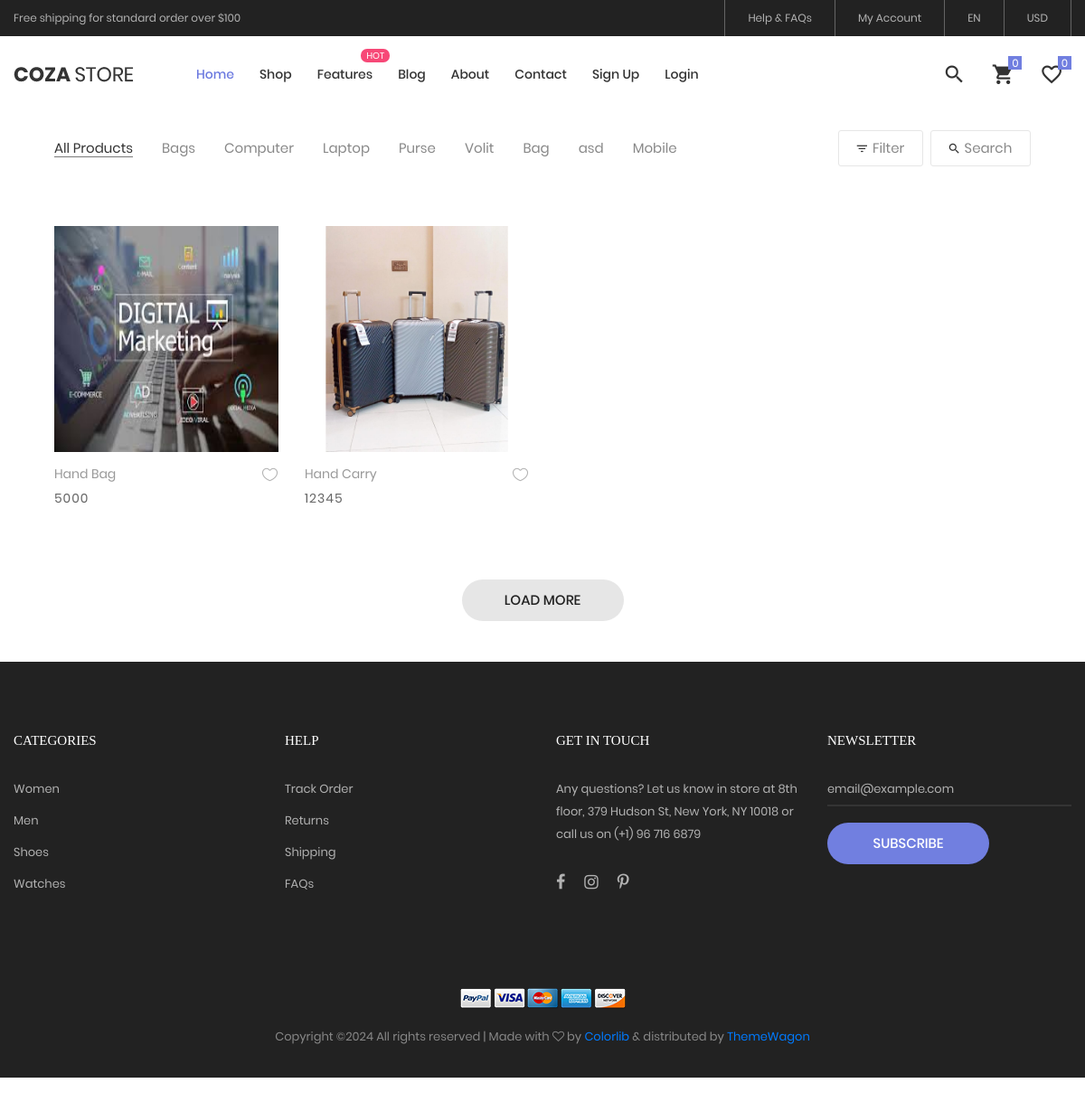
The app's page /product.php?id=1, older data.
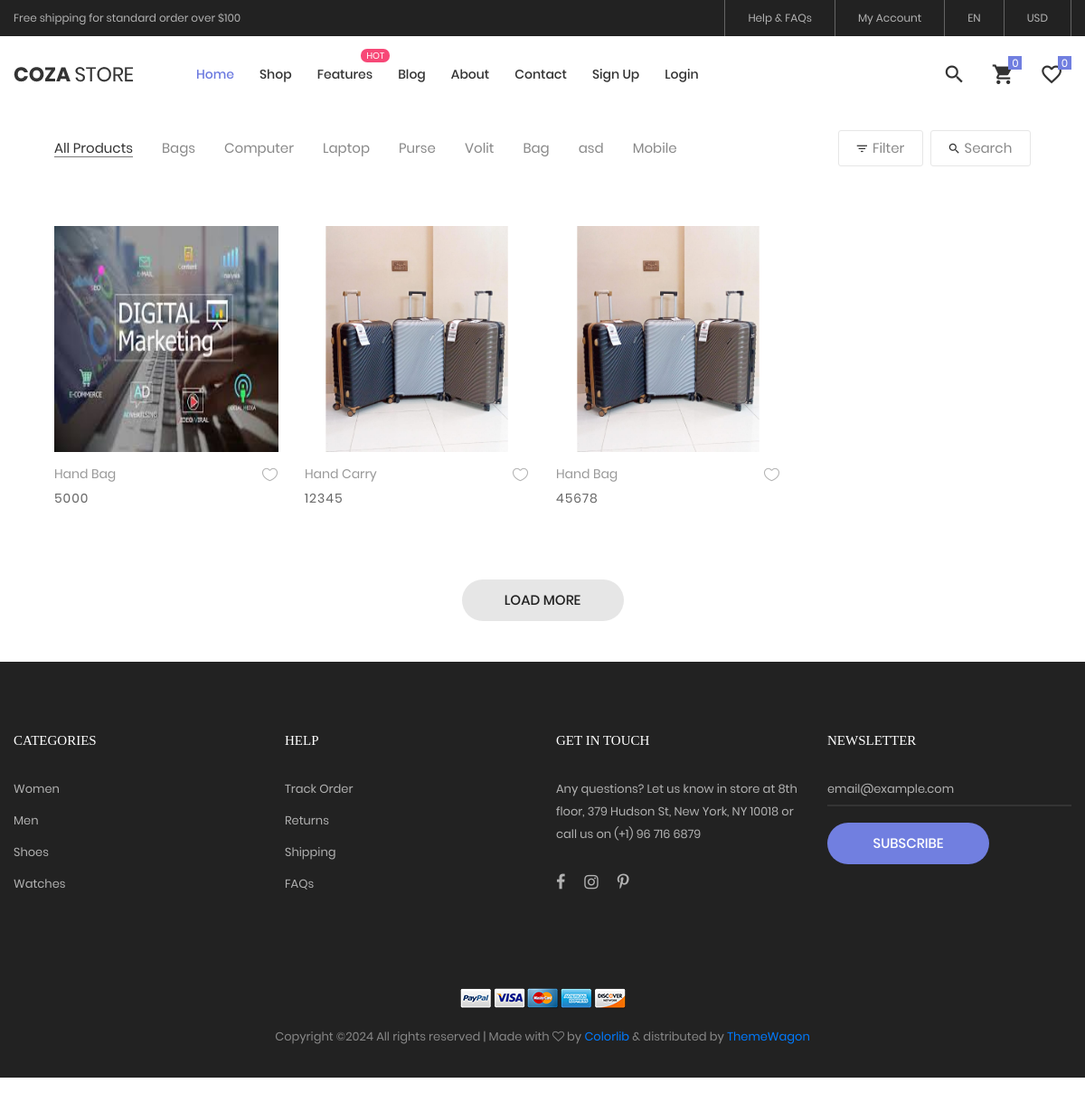
The same page, newer data.
### tables this page shows
CREATE TABLE `categories` (
  `id` int(11) NOT NULL,
  `Name` varchar(200) DEFAULT NULL,
  `Description` varchar(500) NOT NULL,
  `image` varchar(300) NOT NULL
);

CREATE TABLE `products` (
  `id` int(11) NOT NULL,
  `name` varchar(200) NOT NULL,
  `description` varchar(200) NOT NULL,
  `price` int(11) NOT NULL,
  `quantity` int(11) NOT NULL,
  `image` varchar(500) NOT NULL,
  `catid` int(11) NOT NULL
);

### product.php (the view, shortened to what this page needs)
<?php
include "query.php";
include "header.php";
?>
	<div class="bg0 m-t-23 p-b-140 mt-5 p-5">
		<div class="container">
			<div class="flex-w flex-sb-m p-b-52">
				<div class="flex-w flex-l-m filter-tope-group m-tb-10">
					<button class="stext-106 cl6 hov1 bor3 trans-04 m-r-32 m-tb-5 how-active1" data-filter="*">
						All Products
					</button>
					<?php
					$query= $pdo->query("select * from categories");
					$allCat = $query->fetchAll(PDO::FETCH_ASSOC);
					foreach($allCat as $cat){
					?>
					<button class="stext-106 cl6 hov1 bor3 trans-04 m-r-32 m-tb-5" data-filter=".<?php echo $cat['id']?>">
						<?php echo $cat['Name'] ?>
					</button>
					<?php
					}
					?>
				</div>
				<div class="flex-w flex-c-m m-tb-10">
					<div class="flex-c-m stext-106 cl6 size-104 bor4 pointer hov-btn3 trans-04 m-r-8 m-tb-4 js-show-filter">
						<i class="icon-filter cl2 m-r-6 fs-15 trans-04 zmdi zmdi-filter-list"></i>
						 Filter
					</div>
					<div class="flex-c-m stext-106 cl6 size-105 bor4 pointer hov-btn3 trans-04 m-tb-4 js-show-search">
						<i class="icon-search cl2 m-r-6 fs-15 trans-04 zmdi zmdi-search"></i>
						Search
					</div>
				</div>
			</div>
			<div class="row isotope-grid">
				<?php
				if(isset($_GET['id'])){
					$categoryid = $_GET['id'];
					$query = $pdo->prepare("select * from products where catid = :cid");
					$query->bindParam(':cid', $categoryid);
					$query->execute();
					$prodata = $query->fetchAll(PDO::FETCH_ASSOC);
					$countProduct = count($prodata);
					if($countProduct>0){
					foreach($prodata as $pdata){
					?>
					<div class="col-sm-6 col-md-4 col-lg-3 p-b-35 isotope-item women">
					<div class="block2">
						<div class="block2-pic hov-img0">
							<img height="250px" src="AdminPanel/img/<?php echo $pdata['image'] ?>" alt="IMG-PRODUCT">
						</div>
						<div class="block2-txt flex-w flex-t p-t-14">
							<div class="block2-txt-child1 flex-col-l ">
								<a href="product-detail.php?proid=<?php echo $pdata['id']?>" class="stext-104 cl4 hov-cl1 trans-04 js-name-b2 p-b-6">
									<?php echo $pdata['name'] ?>
								</a>
								<span class="stext-105 cl3">
								<?php echo $pdata['price'] ?>
								</span>
							</div>
							<div class="block2-txt-child2 flex-r p-t-3">
								<a href="#" class="btn-addwish-b2 dis-block pos-relative js-addwish-b2">
									<img class="icon-heart1 dis-block trans-04" src="images/icons/icon-heart-01.png" alt="ICON">
								</a>
							</div>
						</div>
					</div>
				</div>
				<?php
					}
					}else{
						echo "No Product Found";
					}
					}
				?>
			</div>
			<div class="flex-c-m flex-w w-full p-t-45">
				<a href="#" class="flex-c-m stext-101 cl5 size-103 bg2 bor1 hov-btn1 p-lr-15 trans-04">
					Load More
				</a>
			</div>
		</div>
	</div>
<?php
include "footer.php";
?>

### header.php (shortened to what this page needs)
<!DOCTYPE html>
<html lang="en">
<head>
	<link rel="stylesheet" type="text/css" href="vendor/bootstrap/css/bootstrap.min.css">
	<link rel="stylesheet" type="text/css" href="fonts/font-awesome-4.7.0/css/font-awesome.min.css">
	<link rel="stylesheet" type="text/css" href="fonts/iconic/css/material-design-iconic-font.min.css">
	<link rel="stylesheet" type="text/css" href="fonts/linearicons-v1.0.0/icon-font.min.css">
	<link rel="stylesheet" type="text/css" href="vendor/animate/animate.css">
	<link rel="stylesheet" type="text/css" href="vendor/css-hamburgers/hamburgers.min.css">
	<link rel="stylesheet" type="text/css" href="vendor/animsition/css/animsition.min.css">
	<link rel="stylesheet" type="text/css" href="vendor/select2/select2.min.css">
	<link rel="stylesheet" type="text/css" href="vendor/daterangepicker/daterangepicker.css">
	<link rel="stylesheet" type="text/css" href="vendor/slick/slick.css">
	<link rel="stylesheet" type="text/css" href="vendor/MagnificPopup/magnific-popup.css">
	<link rel="stylesheet" type="text/css" href="vendor/perfect-scrollbar/perfect-scrollbar.css">
	<link rel="stylesheet" type="text/css" href="css/util.css">
	<link rel="stylesheet" type="text/css" href="css/main.css">
</head>
<body class="animsition">
	<header>
		<div class="container-menu-desktop">
			<div class="top-bar">
				<div class="content-topbar flex-sb-m h-full container">
					<div class="left-top-bar">
						Free shipping for standard order over $100
					</div>
					<div class="right-top-bar flex-w h-full">
						<a href="#" class="flex-c-m trans-04 p-lr-25">
							Help & FAQs
						</a>
						<a href="#" class="flex-c-m trans-04 p-lr-25">
							My Account
						</a>
						<a href="#" class="flex-c-m trans-04 p-lr-25">
							EN
						</a>
						<a href="#" class="flex-c-m trans-04 p-lr-25">
							USD
						</a>
					</div>
				</div>
			</div>
			<div class="wrap-menu-desktop">
				<nav class="limiter-menu-desktop container">
					<a href="index.php" class="logo">
						<img src="images/icons/logo-01.png" alt="IMG-LOGO">
					</a>
					<div class="menu-desktop">
						<ul class="main-menu" id="activemenu">
							<li class="active-menu">
								<a href="index">Home</a>
							</li>
							<li>
								<a href="product">Shop</a>
							</li>
							<li class="label1" data-label1="hot">
								<a href="shoping-cart">Features</a>
							</li>
							<li>
								<a href="blog">Blog</a>
							</li>
							<li>
								<a href="about">About</a>
							</li>
							<li>
								<a href="contact">Contact</a>
							</li>
							<?php
							if(isset($_SESSION['useremail'])){
							?>
								<li>
								<a href="logout">Logout</a>
								</li>
							<?php
							}else{
							?>
							<li>
								<a href="signup">Sign Up</a>
							</li>
							<li>
								<a href="login">Login</a>
							</li>
							<?php
							}
							?>
						</ul>
					</div>
					<div class="wrap-icon-header flex-w flex-r-m">
						<div class="icon-header-item cl2 hov-cl1 trans-04 p-l-22 p-r-11 js-show-modal-search">
							<i class="zmdi zmdi-search"></i>
						</div>
						<?php
						$count = 0;
						?>
						<div class="icon-header-item cl2 hov-cl1 trans-04 p-l-22 p-r-11 icon-header-noti js-show-cart" data-notify="<?php echo $count ?>">
							<i class="zmdi zmdi-shopping-cart"></i>
						</div>
						<a href="#" class="dis-block icon-header-item cl2 hov-cl1 trans-04 p-l-22 p-r-11 icon-header-noti" data-notify="0">
							<i class="zmdi zmdi-favorite-outline"></i>
						</a>
					</div>
				</nav>
			</div>
		</div>
	</header>

### footer.php (shortened to what this page needs)
<footer class="bg3 p-t-75 p-b-32">
		<div class="container">
			<div class="row">
				<div class="col-sm-6 col-lg-3 p-b-50">
					<h4 class="stext-301 cl0 p-b-30">
						Categories
					</h4>
					<ul>
						<li class="p-b-10">
							<a href="#" class="stext-107 cl7 hov-cl1 trans-04">
								Women
							</a>
						</li>
						<li class="p-b-10">
							<a href="#" class="stext-107 cl7 hov-cl1 trans-04">
								Men
							</a>
						</li>
						<li class="p-b-10">
							<a href="#" class="stext-107 cl7 hov-cl1 trans-04">
								Shoes
							</a>
						</li>
						<li class="p-b-10">
							<a href="#" class="stext-107 cl7 hov-cl1 trans-04">
								Watches
							</a>
						</li>
					</ul>
				</div>
				<div class="col-sm-6 col-lg-3 p-b-50">
					<h4 class="stext-301 cl0 p-b-30">
						Help
					</h4>
					<ul>
						<li class="p-b-10">
							<a href="#" class="stext-107 cl7 hov-cl1 trans-04">
								Track Order
							</a>
						</li>
						<li class="p-b-10">
							<a href="#" class="stext-107 cl7 hov-cl1 trans-04">
								Returns
							</a>
						</li>
						<li class="p-b-10">
							<a href="#" class="stext-107 cl7 hov-cl1 trans-04">
								Shipping
							</a>
						</li>
						<li class="p-b-10">
							<a href="#" class="stext-107 cl7 hov-cl1 trans-04">
								FAQs
							</a>
						</li>
					</ul>
				</div>
				<div class="col-sm-6 col-lg-3 p-b-50">
					<h4 class="stext-301 cl0 p-b-30">
						GET IN TOUCH
					</h4>
					<p class="stext-107 cl7 size-201">
						Any questions? Let us know in store at 8th floor, 379 Hudson St, New York, NY 10018 or call us on (+1) 96 716 6879
					</p>
					<div class="p-t-27">
						<a href="#" class="fs-18 cl7 hov-cl1 trans-04 m-r-16">
							<i class="fa fa-facebook"></i>
						</a>
						<a href="#" class="fs-18 cl7 hov-cl1 trans-04 m-r-16">
							<i class="fa fa-instagram"></i>
						</a>
						<a href="#" class="fs-18 cl7 hov-cl1 trans-04 m-r-16">
							<i class="fa fa-pinterest-p"></i>
						</a>
					</div>
				</div>
				<div class="col-sm-6 col-lg-3 p-b-50">
					<h4 class="stext-301 cl0 p-b-30">
						Newsletter
					</h4>
					<form>
						<div class="wrap-input1 w-full p-b-4">
							<input class="input1 bg-none plh1 stext-107 cl7" type="text" name="email" placeholder="email@example.com">
						</div>
						<div class="p-t-18">
							<button class="flex-c-m stext-101 cl0 size-103 bg1 bor1 hov-btn2 p-lr-15 trans-04">
								Subscribe
							</button>
						</div>
					</form>
				</div>
			</div>
			<div class="p-t-40">
				<div class="flex-c-m flex-w p-b-18">
					<a href="#" class="m-all-1">
						<img src="images/icons/icon-pay-01.png" alt="ICON-PAY">
					</a>
					<a href="#" class="m-all-1">
						<img src="images/icons/icon-pay-02.png" alt="ICON-PAY">
					</a>
					<a href="#" class="m-all-1">
						<img src="images/icons/icon-pay-03.png" alt="ICON-PAY">
					</a>
					<a href="#" class="m-all-1">
						<img src="images/icons/icon-pay-04.png" alt="ICON-PAY">
					</a>
					<a href="#" class="m-all-1">
						<img src="images/icons/icon-pay-05.png" alt="ICON-PAY">
					</a>
				</div>
				<p class="stext-107 cl6 txt-center">
Copyright &copy;<script>document.write(new Date().getFullYear());</script> All rights reserved | Made with <i class="fa fa-heart-o" aria-hidden="true"></i> by <a href="https://colorlib.com" target="_blank">Colorlib</a> &amp; distributed by <a href="https://themewagon.com" target="_blank">ThemeWagon</a>
				</p>
			</div>
		</div>
	</footer>
</body>
</html>

Row changes from the older to the newer data that the page shows:
added products: image (picture), name "Hand Bag", price "45678"
